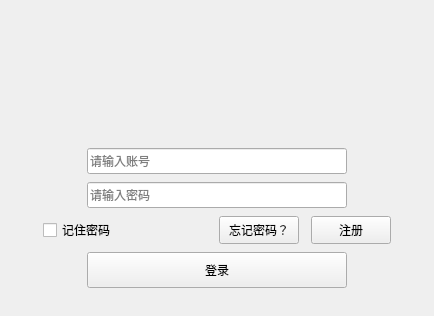
<?xml version="1.0" encoding="UTF-8"?>
<ui version="4.0">
 <class>UserLoginClass</class>
 <widget class="QWidget" name="UserLoginClass">
  <property name="geometry">
   <rect>
    <x>0</x>
    <y>0</y>
    <width>434</width>
    <height>316</height>
   </rect>
  </property>
  <property name="sizePolicy">
   <sizepolicy hsizetype="Fixed" vsizetype="Fixed">
    <horstretch>0</horstretch>
    <verstretch>0</verstretch>
   </sizepolicy>
  </property>
  <property name="minimumSize">
   <size>
    <width>434</width>
    <height>316</height>
   </size>
  </property>
  <property name="maximumSize">
   <size>
    <width>434</width>
    <height>316</height>
   </size>
  </property>
  <property name="windowTitle">
   <string>UserLogin</string>
  </property>
  <widget class="QWidget" name="titleWidget" native="true">
   <property name="geometry">
    <rect>
     <x>0</x>
     <y>0</y>
     <width>434</width>
     <height>104</height>
    </rect>
   </property>
   <property name="sizePolicy">
    <sizepolicy hsizetype="Expanding" vsizetype="Expanding">
     <horstretch>0</horstretch>
     <verstretch>0</verstretch>
    </sizepolicy>
   </property>
   <property name="minimumSize">
    <size>
     <width>0</width>
     <height>104</height>
    </size>
   </property>
   <property name="maximumSize">
    <size>
     <width>16777215</width>
     <height>104</height>
    </size>
   </property>
   <property name="titleskin" stdset="0">
    <bool>true</bool>
   </property>
  </widget>
  <widget class="QWidget" name="bodyWIdget" native="true">
   <property name="geometry">
    <rect>
     <x>0</x>
     <y>104</y>
     <width>434</width>
     <height>212</height>
    </rect>
   </property>
   <property name="sizePolicy">
    <sizepolicy hsizetype="Preferred" vsizetype="Expanding">
     <horstretch>0</horstretch>
     <verstretch>0</verstretch>
    </sizepolicy>
   </property>
   <property name="minimumSize">
    <size>
     <width>0</width>
     <height>200</height>
    </size>
   </property>
   <property name="bottomskin" stdset="0">
    <bool>true</bool>
   </property>
   <layout class="QVBoxLayout" name="verticalLayout">
    <property name="spacing">
     <number>0</number>
    </property>
    <property name="leftMargin">
     <number>0</number>
    </property>
    <property name="topMargin">
     <number>36</number>
    </property>
    <property name="rightMargin">
     <number>0</number>
    </property>
    <property name="bottomMargin">
     <number>20</number>
    </property>
    <item>
     <layout class="QHBoxLayout" name="horizontalLayout">
      <item>
       <spacer name="horizontalSpacer">
        <property name="orientation">
         <enum>Qt::Orientation::Horizontal</enum>
        </property>
        <property name="sizeHint" stdset="0">
         <size>
          <width>40</width>
          <height>20</height>
         </size>
        </property>
       </spacer>
      </item>
      <item>
       <widget class="QLineEdit" name="editUserAccount">
        <property name="minimumSize">
         <size>
          <width>260</width>
          <height>26</height>
         </size>
        </property>
        <property name="maximumSize">
         <size>
          <width>260</width>
          <height>26</height>
         </size>
        </property>
        <property name="maxLength">
         <number>33</number>
        </property>
        <property name="placeholderText">
         <string>请输入账号</string>
        </property>
       </widget>
      </item>
      <item>
       <spacer name="horizontalSpacer_3">
        <property name="orientation">
         <enum>Qt::Orientation::Horizontal</enum>
        </property>
        <property name="sizeHint" stdset="0">
         <size>
          <width>40</width>
          <height>20</height>
         </size>
        </property>
       </spacer>
      </item>
     </layout>
    </item>
    <item>
     <layout class="QHBoxLayout" name="horizontalLayout_2">
      <item>
       <spacer name="horizontalSpacer_2">
        <property name="orientation">
         <enum>Qt::Orientation::Horizontal</enum>
        </property>
        <property name="sizeHint" stdset="0">
         <size>
          <width>40</width>
          <height>20</height>
         </size>
        </property>
       </spacer>
      </item>
      <item>
       <widget class="QLineEdit" name="editPassword">
        <property name="minimumSize">
         <size>
          <width>260</width>
          <height>26</height>
         </size>
        </property>
        <property name="maximumSize">
         <size>
          <width>260</width>
          <height>26</height>
         </size>
        </property>
        <property name="echoMode">
         <enum>QLineEdit::EchoMode::Password</enum>
        </property>
        <property name="placeholderText">
         <string>请输入密码</string>
        </property>
       </widget>
      </item>
      <item>
       <spacer name="horizontalSpacer_4">
        <property name="orientation">
         <enum>Qt::Orientation::Horizontal</enum>
        </property>
        <property name="sizeHint" stdset="0">
         <size>
          <width>40</width>
          <height>20</height>
         </size>
        </property>
       </spacer>
      </item>
     </layout>
    </item>
    <item>
     <layout class="QHBoxLayout" name="horizontalLayout_3">
      <property name="spacing">
       <number>12</number>
      </property>
      <item>
       <spacer name="horizontalSpacer_7">
        <property name="orientation">
         <enum>Qt::Orientation::Horizontal</enum>
        </property>
        <property name="sizeHint" stdset="0">
         <size>
          <width>13</width>
          <height>20</height>
         </size>
        </property>
       </spacer>
      </item>
      <item>
       <widget class="QCheckBox" name="checkBox">
        <property name="sizePolicy">
         <sizepolicy hsizetype="Fixed" vsizetype="Fixed">
          <horstretch>0</horstretch>
          <verstretch>0</verstretch>
         </sizepolicy>
        </property>
        <property name="minimumSize">
         <size>
          <width>164</width>
          <height>28</height>
         </size>
        </property>
        <property name="maximumSize">
         <size>
          <width>164</width>
          <height>28</height>
         </size>
        </property>
        <property name="text">
         <string>记住密码</string>
        </property>
       </widget>
      </item>
      <item>
       <widget class="QPushButton" name="forgetWordbtn">
        <property name="sizePolicy">
         <sizepolicy hsizetype="Fixed" vsizetype="Fixed">
          <horstretch>0</horstretch>
          <verstretch>0</verstretch>
         </sizepolicy>
        </property>
        <property name="minimumSize">
         <size>
          <width>0</width>
          <height>28</height>
         </size>
        </property>
        <property name="maximumSize">
         <size>
          <width>16777215</width>
          <height>28</height>
         </size>
        </property>
        <property name="text">
         <string>忘记密码？</string>
        </property>
       </widget>
      </item>
      <item>
       <widget class="QPushButton" name="registBtn">
        <property name="sizePolicy">
         <sizepolicy hsizetype="Fixed" vsizetype="Fixed">
          <horstretch>0</horstretch>
          <verstretch>0</verstretch>
         </sizepolicy>
        </property>
        <property name="minimumSize">
         <size>
          <width>0</width>
          <height>28</height>
         </size>
        </property>
        <property name="maximumSize">
         <size>
          <width>16777215</width>
          <height>28</height>
         </size>
        </property>
        <property name="text">
         <string>注册</string>
        </property>
       </widget>
      </item>
      <item>
       <spacer name="horizontalSpacer_8">
        <property name="orientation">
         <enum>Qt::Orientation::Horizontal</enum>
        </property>
        <property name="sizeHint" stdset="0">
         <size>
          <width>13</width>
          <height>20</height>
         </size>
        </property>
       </spacer>
      </item>
     </layout>
    </item>
    <item>
     <layout class="QHBoxLayout" name="horizontalLayout_4">
      <item>
       <spacer name="horizontalSpacer_5">
        <property name="orientation">
         <enum>Qt::Orientation::Horizontal</enum>
        </property>
        <property name="sizeHint" stdset="0">
         <size>
          <width>40</width>
          <height>20</height>
         </size>
        </property>
       </spacer>
      </item>
      <item>
       <widget class="QPushButton" name="loginBtn">
        <property name="sizePolicy">
         <sizepolicy hsizetype="Fixed" vsizetype="Fixed">
          <horstretch>0</horstretch>
          <verstretch>0</verstretch>
         </sizepolicy>
        </property>
        <property name="minimumSize">
         <size>
          <width>260</width>
          <height>36</height>
         </size>
        </property>
        <property name="maximumSize">
         <size>
          <width>260</width>
          <height>36</height>
         </size>
        </property>
        <property name="text">
         <string>登录</string>
        </property>
       </widget>
      </item>
      <item>
       <spacer name="horizontalSpacer_6">
        <property name="orientation">
         <enum>Qt::Orientation::Horizontal</enum>
        </property>
        <property name="sizeHint" stdset="0">
         <size>
          <width>40</width>
          <height>20</height>
         </size>
        </property>
       </spacer>
      </item>
     </layout>
    </item>
   </layout>
  </widget>
 </widget>
 <layoutdefault spacing="6" margin="11"/>
 <resources/>
 <connections/>
</ui>
